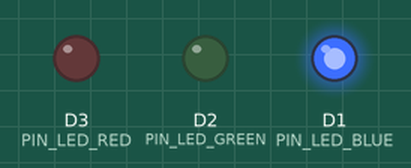
A sketch run on a simulated ESP8266 (NodeMCU). Shown: output pins drawn as LEDs (lit = HIGH).

Above: at 0.1 s.
At 1.7 s:
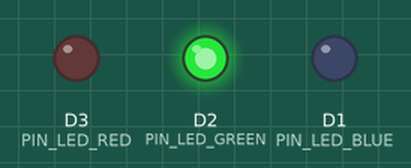
At 3.3 s:
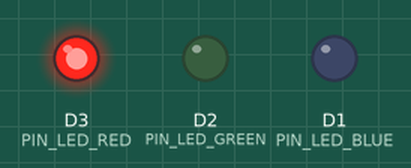
At 7.9 s:
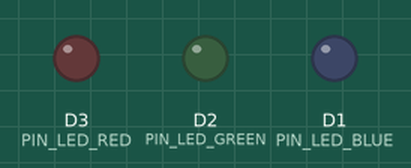
Timing chart, 0 to 8.3 s (numbered marks = the images above):
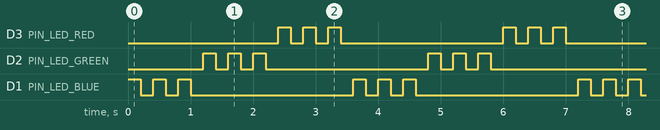

The sketch:

06.ino
```cpp
const int PIN_LED_BLUE = D1;
const int PIN_LED_GREEN = D2;
const int PIN_LED_RED = D3;

int count;
int i;

// 프로그램 시작시 초기화 작업
void setup()
{
  Serial.begin(115200);     // 시리얼 통신 초기화
  pinMode(PIN_LED_BLUE, OUTPUT);
  pinMode(PIN_LED_GREEN, OUTPUT);
  pinMode(PIN_LED_RED, OUTPUT);

  count = 0;
}

void loop() {
  count++;
  if ( count == 1 )
  {
    for (i = 1; i <= 3; i++) {
      digitalWrite(PIN_LED_BLUE, HIGH);
      delay(200);
      digitalWrite(PIN_LED_BLUE, LOW);
      delay(200);
    }
  } else if ( count == 2 ) {
    for (i = 1; i <= 3; i++) {
      digitalWrite(PIN_LED_GREEN, HIGH);
      delay(200);
      digitalWrite(PIN_LED_GREEN, LOW);
      delay(200);
    }
  } else if ( count == 3 ) {
    for (i = 1; i <= 3; i++) {
      digitalWrite(PIN_LED_RED, HIGH);
      delay(200);
      digitalWrite(PIN_LED_RED, LOW);
      delay(200);
    }
    count = 0;
  }
}
```

Measured:
- by itself, D3 (PIN_LED_RED), D2 (PIN_LED_GREEN), D1 (PIN_LED_BLUE): repeats every 3.6 s: 2 × (LOW 0.20 s, HIGH 0.20 s), LOW 2.6 s, HIGH 0.20 s
- by itself, everything shown: repeats every 3.6 s, in 18 steps
